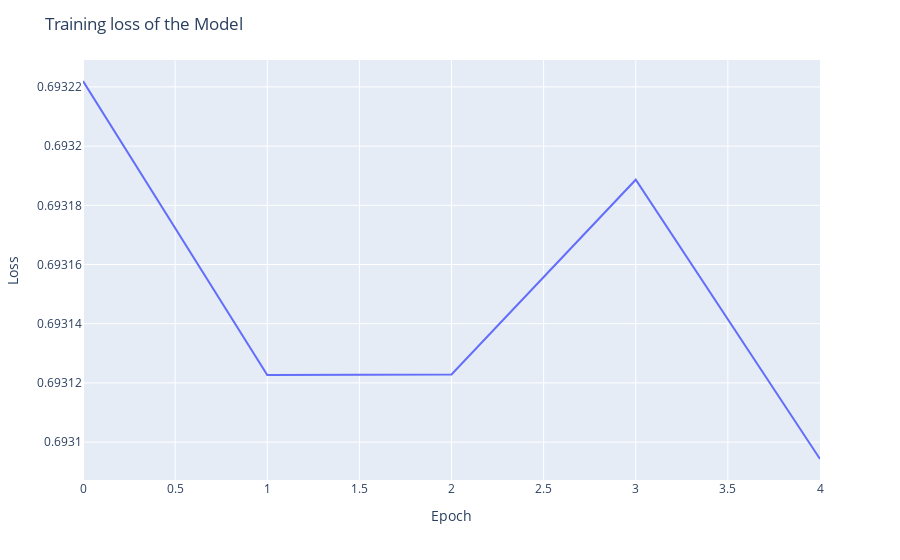

Notebook cell for this chart:
### Code cell
# Plotting the graph of loss vs the epoch

f = pd.DataFrame(loss_values)
f.columns = ['Loss']
fig = px.line(f, x=f.index, y=f.Loss)
fig.update_layout(title='Training loss of the Model',
                  xaxis_title='Epoch',
                  yaxis_title='Loss')
fig.show()

### Figure 1 — Plotly figure (JSON) as saved in the notebook; plotly's stock layout.template omitted (floating-point values rounded to 4 significant figures)
{"data": [{"hovertemplate": "index=%{x}<br>Loss=%{y}<extra></extra>", "legendgroup": "", "line": {"color": "#636efa", "dash": "solid"}, "marker": {"symbol": "circle"}, "mode": "lines", "name": "", "orientation": "v", "showlegend": false, "type": "scatter", "x": [0, 1, 2, 3, 4], "xaxis": "x", "y": [0.6932, 0.6931, 0.6931, 0.6932, 0.6931], "yaxis": "y"}], "layout": {"legend": {"tracegroupgap": 0}, "margin": {"t": 60}, "title": {"text": "Training loss of the Model"}, "xaxis": {"anchor": "y", "domain": [0, 1], "title": {"text": "Epoch"}}, "yaxis": {"anchor": "x", "domain": [0, 1], "title": {"text": "Loss"}}}}
